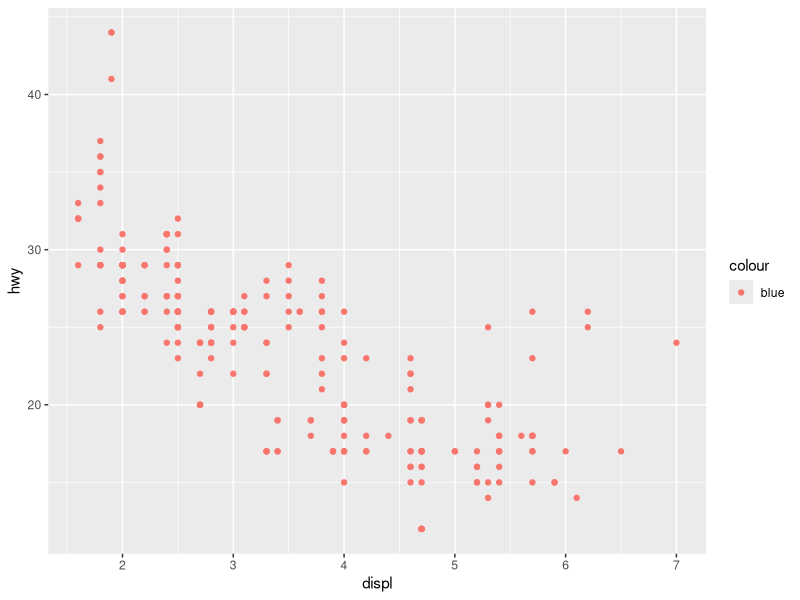
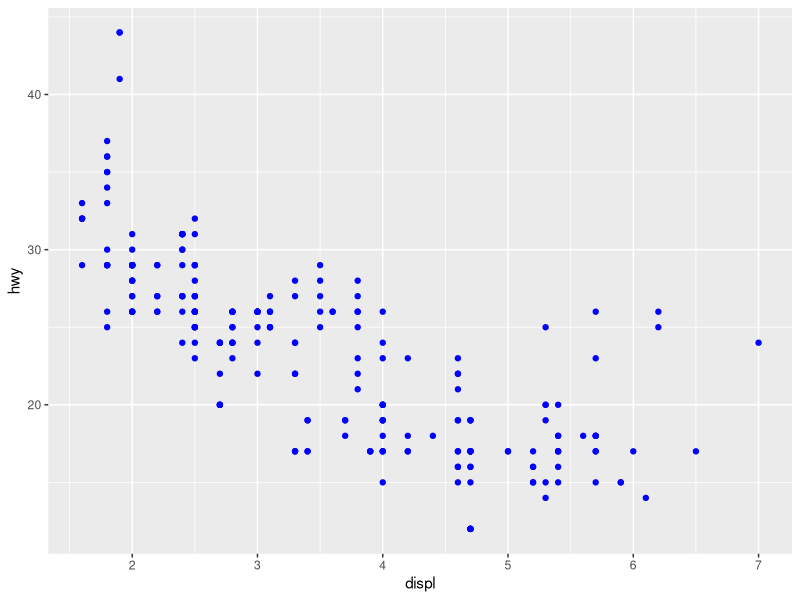
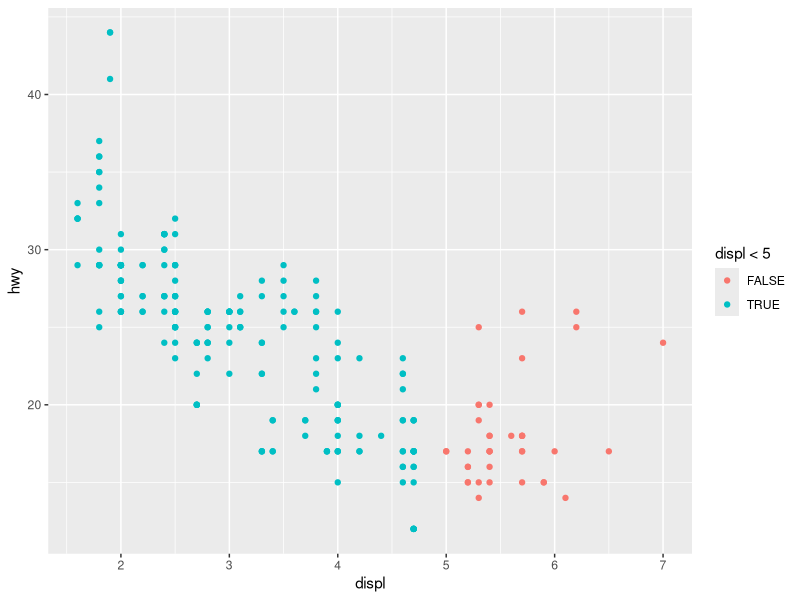
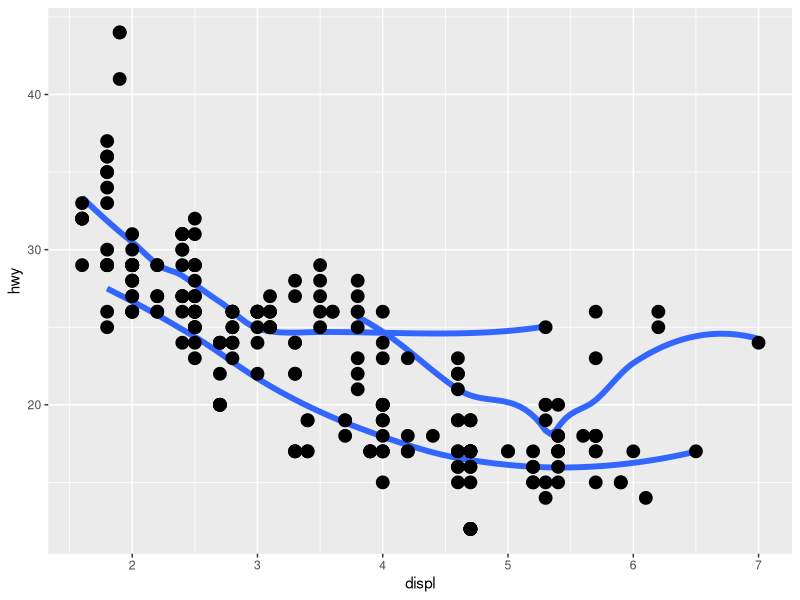
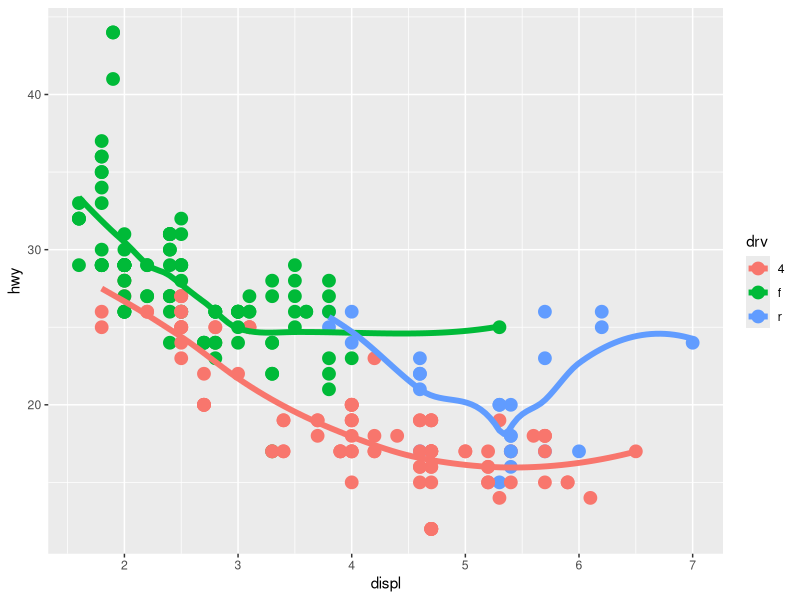
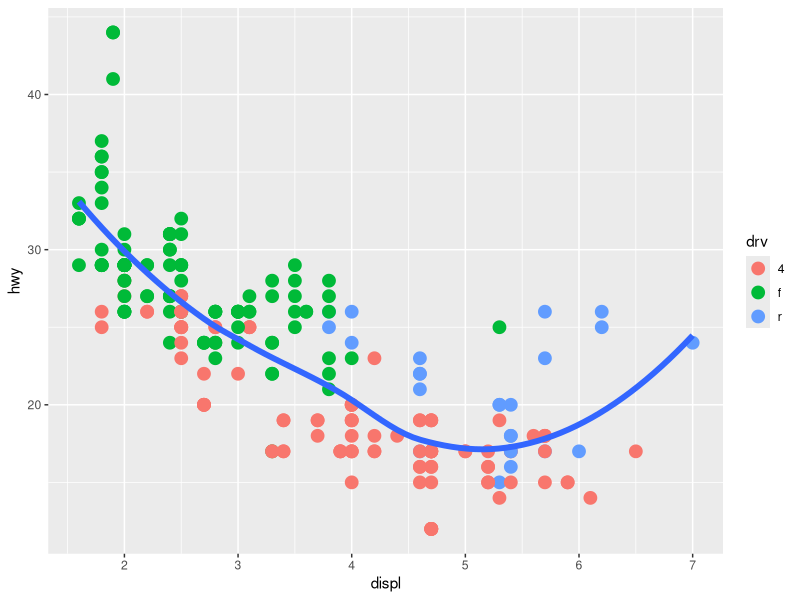
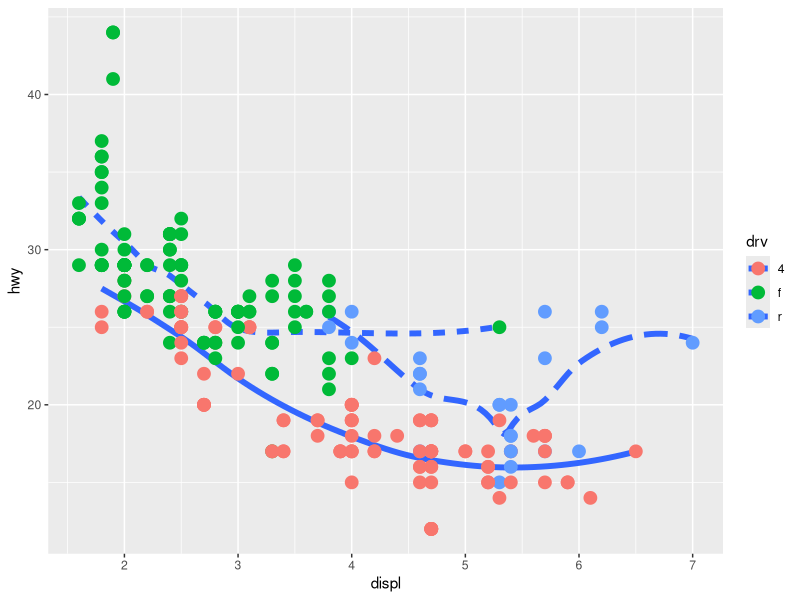
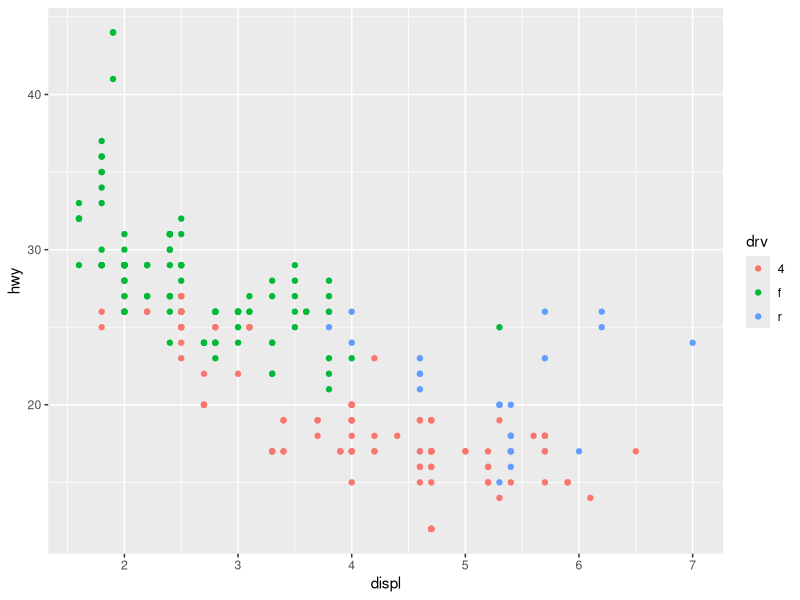

Reproduce these figures in R, in order.
## ---- chunk 1
# install the tidyverse package first if you have not done it yet.
#install.packages("tidyverse") # you can comment out this line after you have installed `tidyverse`

library(tidyverse) # for the `ggplot2` package
library(gridExtra) # for gridding last question
library(ggplot2)
library(dplyr)
library(viridis)
## ---- chunk 2
?mpg
dim(mpg)  # dimension of the table
names(mpg)  # list the variables in mpg
str(mpg)  # list the structures in mpg
glimpse(mpg) # get a glimpse of the mpg data
## ---- chunk 3
ggplot(data = mpg) + 
  geom_point(mapping = aes(x = displ, y = hwy, color = "blue"))
## ---- chunk 4
ggplot(data = mpg) + 
  geom_point(mapping = aes(x = displ, y = hwy), color = "blue")
## ---- chunk 5
ggplot(mpg, aes(x = displ, y = hwy, colour = displ < 5)) +
  geom_point()
## ---- chunk 6
ggplot(mpg, aes(x = displ, y = hwy)) +
  geom_smooth(mapping = aes(group = drv), size = 2, se = FALSE) +
  geom_point(size = 4, color = "black")
## ---- chunk 7
ggplot(mpg, aes(x = displ, y = hwy, colour = drv)) +
  geom_point(size = 4) +
  geom_smooth(se = FALSE, size = 2)
## ---- chunk 8
ggplot(mpg, aes(x = displ, y = hwy)) +
  geom_point(aes(colour = drv), size = 4) +
  geom_smooth(size = 2, se = FALSE)
## ---- chunk 9
ggplot(mpg, aes(x = displ, y = hwy)) +
  geom_smooth(aes(linetype = drv),size = 2, se = FALSE)+
  geom_point(aes(colour = drv), size = 4)
## ---- chunk 10
ggplot(data = mpg) +
  geom_point(mapping = aes(x = displ, y = hwy, color = drv))
## ---- chunk 11
ggplot(data = mpg) +
  geom_point(mapping = aes(x = displ, y = hwy, color = drv))+
  facet_wrap(~ drv, nrow = 3) # using nrow to control the layout of the panels
## ---- chunk 12
#creating the initial plot
gg <- ggplot(data = mpg, 
             mapping = aes(x = manufacturer, fill = drv)) 

#assigning the 4 different types of bar graphs
stack_plot <- gg + geom_bar(position="stack") 
identity_plot <- gg + geom_bar(position="identity") 
fill_plot <- gg + geom_bar(position="fill") 
dodge_plot <- gg + geom_bar(position="dodge") 

#arranging the plots into 2 columns
grid.arrange(stack_plot, identity_plot, fill_plot, dodge_plot, ncol=2) 

## ---- chunk 13
library(datasets)
?quakes 
## ---- chunk 14
class(quakes)
head(quakes, n=5) # print first 5 rows of quakes
dim(quakes)  # dimension of the table
names(quakes)  # list the variables in quakes
str(quakes)  # list the structures in quakes
glimpse(quakes) # get a glimpse of the quakes data
## ---- chunk 15
# plot quakes data where x = mag
gg_quakes <- ggplot(data = quakes, aes(x = mag)) 

# 1.density histogram of magnitudes + estimated probability density curve in red
quakes_dh <- ggplot(data = quakes, mapping = aes(x = mag)) + labs(title = "Density Histogram of Magnitudes") + #adds data, title
  geom_histogram(aes(y = ..density..), bins = 25) + #creates density histogram
  geom_density(color= "red") #adds density curve in red 

# 2. horizontal boxplot of the earthquake magnitudes
quakes_box <- gg_quakes + labs(title = "Horizontal Boxplot of Magnitudes") + 
  geom_boxplot() # create boxplot

# 3. empirical cdf of the earthquake magnitudes
quakes_ecdf <- gg_quakes + labs(title = "Empirical CDF of Magnitudes") + 
  stat_ecdf() #plots the ecdf

# 4. Q-Q plot comparing the observed earthquake magnitudes distribution to Normal distribution + thick Q-Q line in blue
quakes_QQ <- ggplot(quakes, aes(sample = mag)) + labs(title = "QQ Plot: Magnitudes vs Normal Dist") +
  stat_qq() + # creates qq plot
  geom_qq_line(color = "blue", size = 2) # adds thick blue qq line

# arrange plots into 2 columns
grid.arrange(quakes_dh, quakes_box, quakes_ecdf, quakes_QQ, ncol = 2) 
## ---- chunk 16

# plot of only the points
ggplot() +
  geom_point(data = quakes, mapping = aes(x = long, y = lat, size = mag, color = depth))

### EXTRA CREDIT 

#retrieving world map
worldmap <- map_data("world")

ggplot(data = quakes) + 
  #plotting world map with white fill
  geom_polygon(data = worldmap, aes(x = long, y = lat, group = group), fill='white', color='grey60') + 
  #setting background as blank
  theme_void() +
  # adding points
  geom_point(mapping = aes(x = long, y = lat, size = mag, color = depth)) + 
  # creating a scale for points on a continuous scale
  scale_size_continuous(range = c(0.3, 1.25)) 

